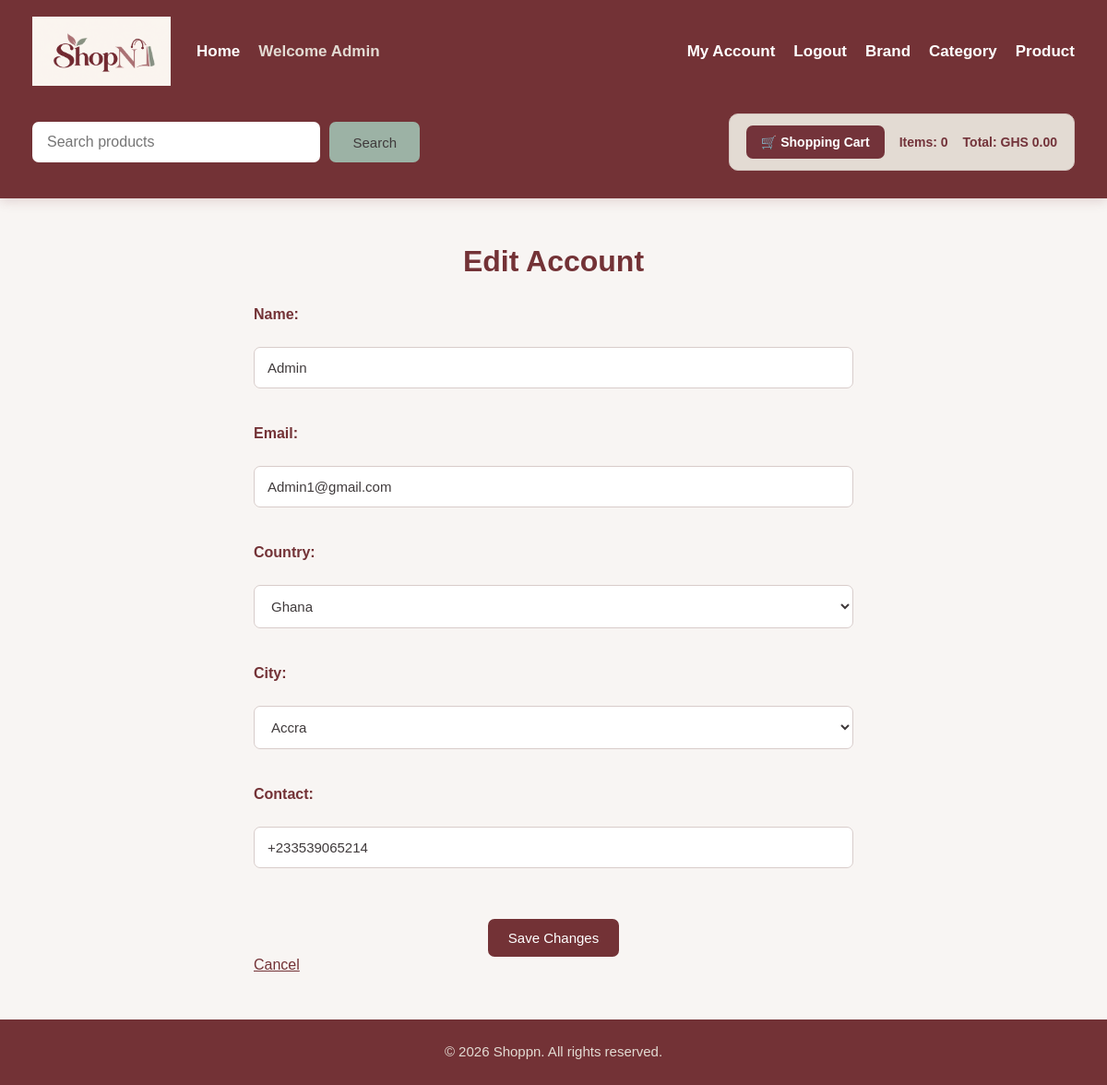
The page /views/account/edit_account.php (signed in) on the database its author committed.
### tables this page shows
CREATE TABLE `customer` (
  `customer_id` int(11) NOT NULL,
  `customer_name` varchar(100) NOT NULL,
  `customer_email` varchar(50) NOT NULL,
  `customer_pass` varchar(255) NOT NULL,
  `customer_country` varchar(100) NOT NULL,
  `customer_city` varchar(100) NOT NULL,
  `customer_contact` varchar(20) NOT NULL,
  `customer_image` varchar(255) NOT NULL,
  `user_role` int(11) NOT NULL DEFAULT 2,
  `reset_token` varchar(255) DEFAULT NULL,
  `reset_expires` datetime DEFAULT NULL
);

### core/db_class.php (called while the page is built, shortened)
<?php
class Database
{
    public function __construct()
    {
        $this->conn = new mysqli(
            DB_HOST,
            DB_USER,
            DB_PASS,
            DB_NAME
        );
    }
}

### classes/CustomerClass.php (called while the page is built, shortened)
<?php
require_once __DIR__ . '/../core/db_class.php';
class CustomerClass extends Database
{
    public function getCustomerById($customer_id)
    {
        $stmt = $this->conn->prepare(
            "SELECT *
             FROM customer
             WHERE customer_id = ?"
        );
        $stmt->bind_param("i", $customer_id);
        $stmt->execute();
        $result = $stmt->get_result();
        $customer = $result->fetch_assoc();
        return $customer;
    }
}

### views/account/edit_account.php (the view, shortened to what this page needs)
<?php
require_once '../../classes/CustomerClass.php';
$customerModel = new CustomerClass();
$customer =
    $customerModel->getCustomerById(
        $_SESSION['customer_id']
    );
require_once '../layout/header.php';
?>
<main class="account-page">
    <h2>Edit Account</h2>
    <form
        action="../../actions/edit_account_action.php"
        method="POST"
        id="editAccountForm"
    >
        <div class="form-group">
            <label for="name">
                Name:
            </label>
            <br>
            <input
                type="text"
                id="name"
                name="name"
                value="<?= htmlspecialchars($customer['customer_name']) ?>"
                required
            >
        </div>
        <br>
        <div class="form-group">
            <label for="email">
                Email:
            </label>
            <br>
            <input
                type="email"
                id="email"
                name="email"
                value="<?= htmlspecialchars($customer['customer_email']) ?>"
                required
            >
        </div>
        <br>
        <div class="form-group">
            <label for="country">
                Country:
            </label>
            <br>
            <select
                name="country"
                id="country"
                required
            >
                <option
                    value="Ghana"
                    <?= $customer['customer_country'] === 'Ghana' ? 'selected' : '' ?>
                >
                    Ghana
                </option>
            </select>
        </div>
        <br>
        <div class="form-group">
            <label for="city">
                City:
            </label>
            <br>
            <select
                name="city"
                id="city"
                required
            >
                <option value="">
                    Select City
                </option>
            </select>
        </div>
        <br>
        <div class="form-group">
            <label for="contact">
                Contact:
            </label>
            <br>
            <input
                type="tel"
                id="contact"
                name="contact"
                value="<?= htmlspecialchars($customer['customer_contact']) ?>"
                required
            >
        </div>
        <br>
        <button type="submit">
            Save Changes
        </button>
        <a href="my_account.php">
            Cancel
        </a>
    </form>
</main>
<?php
require_once '../layout/footer.php';
?>

### css/style.css (style rules this page uses)
:root { --cream: #E3DBD3; --sage: #9CB2A5; --blue-gray: #8BA4B3; --lavender: #C8B7C9; --dusty-rose: #9D7982; --burgundy: #733236; --white: #ffffff; --dark: #3f3a3b; --light-bg: #f8f5f3; --border: #d8ccca; }
* { box-sizing: border-box; }
html { min-height: 100%; }
body { margin: 0; padding: 0; font-family: Arial, Helvetica, sans-serif; background-color: var(--light-bg); color: var(--dark); }
main { width: 100%; max-width: 850px; margin: 50px auto; padding: 0 25px; }
main h2 { width: 100%; max-width: 650px; margin: 0 auto 30px auto; color: var(--burgundy); font-size: 32px; text-align: center; }
main>form { width: 100%; max-width: 650px; margin: 0 auto; }
.form-group { width: 100%; margin-bottom: 22px; }
label { display: block; margin-bottom: 8px; color: var(--burgundy); font-size: 16px; font-weight: bold; }
input, select { width: 100%; max-width: none; padding: 13px 14px; border: 1px solid var(--border); border-radius: 7px; background-color: var(--white); color: var(--dark); font-size: 15px; }
button { padding: 12px 22px; border: none; border-radius: 7px; background-color: var(--burgundy); color: var(--white); font-size: 15px; cursor: pointer; transition: 0.2s; }
main form>button[type="submit"] { display: block; margin: 15px auto 0 auto; }
a { color: var(--burgundy); }
.account-page { max-width: 850px; }

### rows shown on the page
customer: name "Admin", email "Admin1@gmail.com", country "Ghana", contact "+233539065214"

### other values the page prints
$_SESSION['customer_name'] "Admin"
$cartCount "0"
$cartTotal "0.00"
